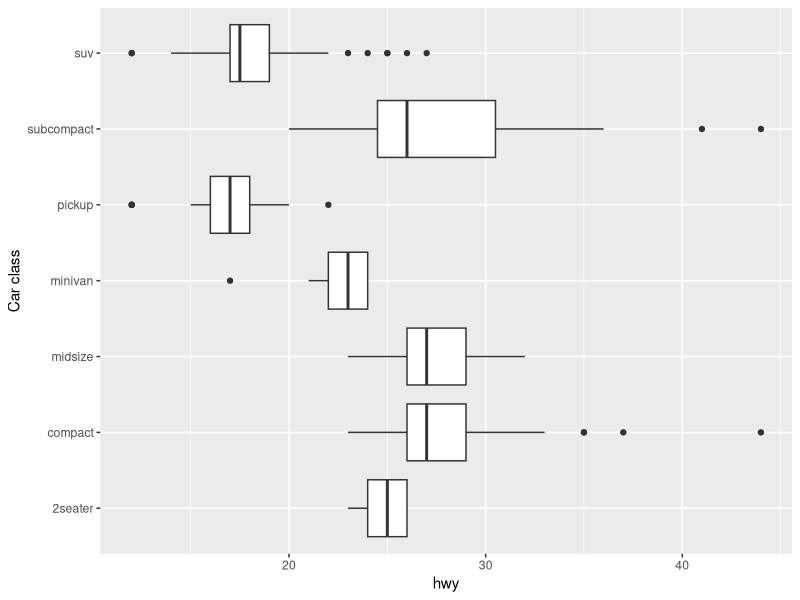

Generate this figure with R:
library(tidyverse)

mpg %>%
  ggplot(aes(x = class, y = hwy)) +
  geom_boxplot() +
  coord_flip() +
  scale_x_discrete("Car class")
